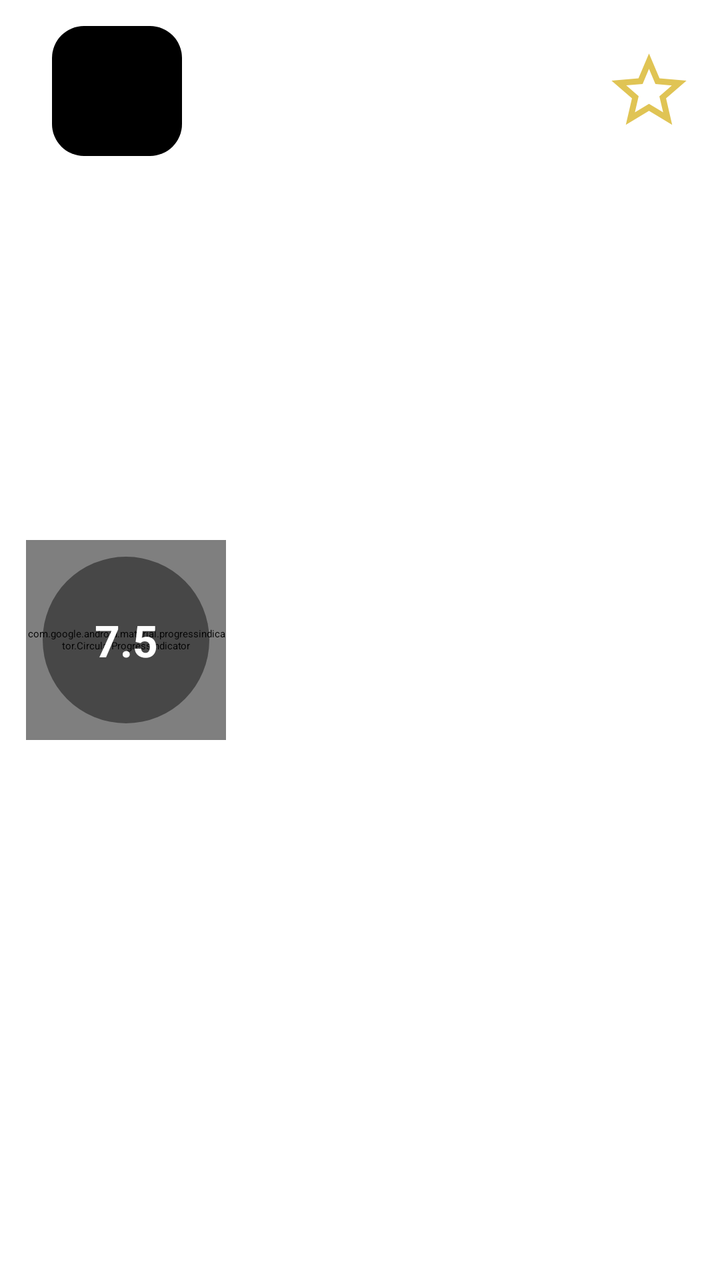
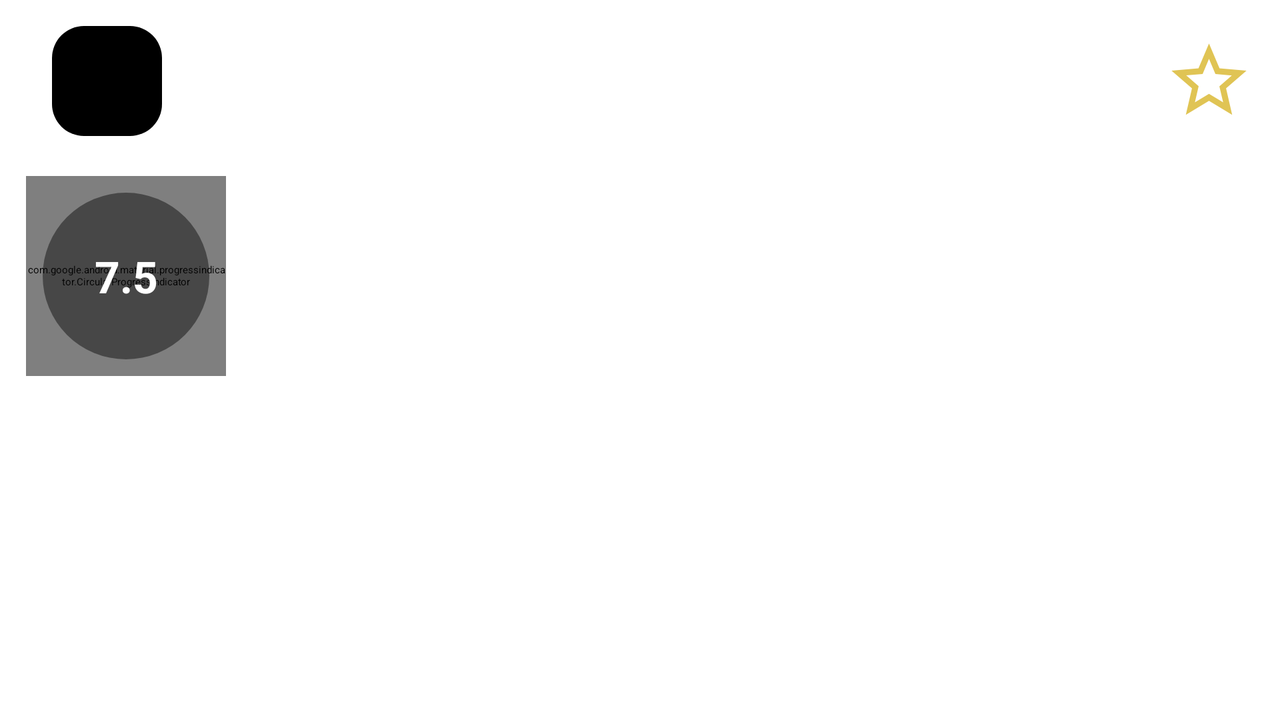

Two renders of one Android screen. The first uses the default layout on a phone; the second uses the alternative layout the repository ships for a different screen configuration, on a matching device. The two XML files are below.
<!-- AndroidManifest.xml: application theme MySplashScreen -->
<!-- res/layout/fragment_details.xml -->
<?xml version="1.0" encoding="utf-8"?>
<androidx.constraintlayout.widget.ConstraintLayout xmlns:android="http://schemas.android.com/apk/res/android"
    xmlns:app="http://schemas.android.com/apk/res-auto"
    xmlns:tools="http://schemas.android.com/tools"
    android:layout_width="match_parent"
    android:layout_height="match_parent"
    tools:context=".ui.details.DetailsFragment">

    <ImageButton
        android:elevation="4dp"
        android:importantForAccessibility="no"
        android:background="@drawable/background_button_back"
        android:id="@+id/back_btn"
        app:layout_constraintTop_toTopOf="parent"
        app:layout_constraintStart_toStartOf="@id/circle_bar"
        android:layout_width="65dp"
        android:src="@drawable/baseline_arrow_back_24"
        android:layout_height="65dp"
        android:layout_margin="@dimen/margin_init" />

    <ImageView

        android:id="@+id/star_btn"
        android:elevation="4dp"
        android:src="@drawable/baseline_star_border_24"
        android:layout_width="45dp"
        android:layout_height="45dp"
        app:layout_constraintTop_toTopOf="@id/back_btn"
        app:layout_constraintBottom_toBottomOf="@id/back_btn"
        app:layout_constraintEnd_toEndOf="parent"
        android:layout_marginEnd="@dimen/margin_init" />


    <ImageView
        android:id="@+id/movie_image"
        android:layout_width="match_parent"
        android:layout_height="match_parent"
        android:foreground="@drawable/gradient_background_details"
        android:scaleType="centerCrop"
        tools:layout_editor_absoluteX="-16dp"
        tools:layout_editor_absoluteY="0dp" />

    <com.google.android.material.progressindicator.CircularProgressIndicator
        android:layout_width="100dp"
        android:layout_height="100dp"
        app:layout_constraintTop_toTopOf="parent"
        app:layout_constraintBottom_toBottomOf="parent"
        app:layout_constraintStart_toStartOf="parent"
        app:layout_constraintEnd_toEndOf="parent"
        app:indicatorSize="75dp"
        android:id="@+id/load_bar"
        android:visibility="gone"/>

    <TextView
        android:layout_width="wrap_content"
        android:layout_height="wrap_content"
        app:layout_constraintTop_toTopOf="parent"
        app:layout_constraintBottom_toBottomOf="parent"
        android:visibility="gone"
        app:layout_constraintStart_toStartOf="parent"
        app:layout_constraintEnd_toEndOf="parent"
        android:id="@+id/error_text" />


    <com.google.android.material.progressindicator.CircularProgressIndicator
        app:indicatorSize="75dp"
        android:indeterminate="false"
        android:id="@+id/circle_bar"
        android:layout_width="100dp"
        android:foreground="@drawable/gradient_background_score"
        android:layout_height="100dp"
        android:layout_marginStart="@dimen/margin_init"
        app:layout_constraintStart_toStartOf="parent"
        app:layout_constraintTop_toTopOf="parent"
        app:layout_constraintBottom_toBottomOf="parent"/>

    <TextView
        android:id="@+id/score_movie"
        android:layout_width="wrap_content"
        android:layout_height="wrap_content"
        android:text="7.5"
        android:textColor="@color/white"
        android:textSize="22sp"
        android:textStyle="bold"
        app:layout_constraintBottom_toBottomOf="@id/circle_bar"
        app:layout_constraintEnd_toEndOf="@id/circle_bar"
        app:layout_constraintStart_toStartOf="@id/circle_bar"
        app:layout_constraintTop_toTopOf="@id/circle_bar" />

    <TextView
        android:id="@+id/user_score"
        android:layout_width="wrap_content"
        android:layout_height="wrap_content"
        android:layout_marginStart="8dp"
        android:layout_marginTop="8dp"
        android:layout_marginEnd="8dp"
        android:text="@string/user_n_score"
        android:textAlignment="center"
        android:textSize="25sp"
        android:textColor="@color/white"
        app:layout_constraintBottom_toBottomOf="@id/circle_bar"
        app:layout_constraintStart_toEndOf="@id/circle_bar"
        app:layout_constraintTop_toTopOf="@id/circle_bar" />

    <TextView
        android:textColor="@color/white"
        android:id="@+id/movie_title"
        android:layout_width="350dp"
        android:layout_height="wrap_content"
        android:layout_marginTop="@dimen/margin_init"
        android:textSize="33sp"
        app:layout_constraintStart_toStartOf="@id/circle_bar"
        app:layout_constraintTop_toBottomOf="@id/circle_bar" />

    <TextView
        android:id="@+id/release_date"
        android:layout_width="wrap_content"
        android:layout_height="wrap_content"
        android:textColor="@color/gray_light"
        android:textSize="22sp"
        app:layout_constraintStart_toStartOf="@id/movie_title"
        app:layout_constraintTop_toBottomOf="@id/movie_title" />

    <androidx.recyclerview.widget.RecyclerView
        android:id="@+id/rvGenreMovie"
        android:layout_width="350dp"
        app:layout_constraintStart_toStartOf="parent"
        android:layout_height="wrap_content"
        android:layout_margin="@dimen/margin_init"
        android:orientation="horizontal"
        app:layoutManager="androidx.recyclerview.widget.LinearLayoutManager"
        app:layout_constraintTop_toBottomOf="@id/release_date"
        tools:listitem="@layout/item_genre" />

    <ScrollView
        android:layout_width="match_parent"
        android:layout_height="0dp"
        android:orientation="vertical"
        android:layout_margin="@dimen/margin_init"
        app:layout_constraintTop_toBottomOf="@id/rvGenreMovie"
        app:layout_constraintBottom_toBottomOf="parent">

        <TextView
            android:id="@+id/movie_description"
            android:layout_width="match_parent"
            android:layout_height="wrap_content"
            android:layout_marginEnd="10dp"
            android:textColor="@color/gray_light"
            android:textSize="21sp"
            />
    </ScrollView>


</androidx.constraintlayout.widget.ConstraintLayout>
<!-- res/layout/item_genre.xml (included above) -->
<?xml version="1.0" encoding="utf-8"?>
<androidx.cardview.widget.CardView xmlns:android="http://schemas.android.com/apk/res/android"
    android:layout_width="wrap_content"
    android:layout_height="wrap_content"
    android:elevation="10dp"
    android:backgroundTint="@color/gray"
    android:foreground="@drawable/rounded_background"
    android:layout_marginEnd="@dimen/margin_init">

    <TextView
        android:textSize="13sp"
        android:textColor="@color/white"
        android:id="@+id/genre_text"
        android:layout_width="match_parent"
        android:layout_height="match_parent"
        android:text="@string/adventure"
        android:padding="3dp" />

</androidx.cardview.widget.CardView>
<!-- resources referenced by this layout -->
<resources>
  <color name="gray">#808080</color>
  <color name="gray_light">#E0E0E0</color>
  <color name="white">#FFFFFFFF</color>
  <dimen name="margin_init">13dp</dimen>
  <!-- drawable background_button_back (drawable) -->
  <shape xmlns:android="http://schemas.android.com/apk/res/android">
      <corners android:radius="16dp" /> 
      <solid android:color="@color/black"/> 
  </shape>
  <!-- drawable baseline_star_border_24 (drawable) -->
  <vector android:height="24dp" android:tint="#E0C454"
      android:viewportHeight="24" android:viewportWidth="24"
      android:width="24dp" xmlns:android="http://schemas.android.com/apk/res/android">
      <path android:fillColor="@android:color/white" android:pathData="M22,9.24l-7.19,-0.62L12,2 9.19,8.63 2,9.24l5.46,4.73L5.82,21 12,17.27 18.18,21l-1.63,-7.03L22,9.24zM12,15.4l-3.76,2.27 1,-4.28 -3.32,-2.88 4.38,-0.38L12,6.1l1.71,4.04 4.38,0.38 -3.32,2.88 1,4.28L12,15.4z"/>
  </vector>
  <!-- drawable gradient_background_details (drawable) -->
  <layer-list xmlns:android="http://schemas.android.com/apk/res/android">
      
      <item>
          <shape android:shape="rectangle">
              <gradient
                  android:angle="90"
                  android:endColor="#00000000"
                  android:centerColor="#B3000000"
                  android:startColor="#CC000000"
                  android:type="linear" />
          </shape>
      </item>
  </layer-list>
  <!-- drawable gradient_background_score (drawable) -->
  <layer-list xmlns:android="http://schemas.android.com/apk/res/android">
      
      <item>
          <shape android:shape="oval">
              <stroke android:color="#00000000" android:width="16.5dp" />
              <corners android:radius="15dp" />
              <gradient
                  android:angle="40"
                  android:startColor="#70000000"
                  android:centerColor="#70000000"
                  android:endColor="#70000000"
                  android:type="linear" />
          </shape>
      </item>
  </layer-list>
  <!-- drawable rounded_background (drawable) -->
  <shape xmlns:android="http://schemas.android.com/apk/res/android">
  
      <corners android:radius="10dp" /> 
  </shape>
  <string name="adventure">Adventure</string>
  <string name="user_n_score">User \n Score</string>
  <color name="black">#FF000000</color>
</resources>
<!-- res/layout-land/fragment_details.xml (the author's variant of the layout above) -->
<!-- drawn on the phone turned sideways -->
<?xml version="1.0" encoding="utf-8"?>
<androidx.constraintlayout.widget.ConstraintLayout xmlns:android="http://schemas.android.com/apk/res/android"
    xmlns:app="http://schemas.android.com/apk/res-auto"
    xmlns:tools="http://schemas.android.com/tools"
    android:layout_width="match_parent"
    android:layout_height="match_parent"
    tools:context=".ui.details.DetailsFragment">

    <ImageButton
        android:elevation="4dp"
        android:importantForAccessibility="no"
        android:background="@drawable/background_button_back"
        android:id="@+id/back_btn"
        app:layout_constraintTop_toTopOf="parent"
        app:layout_constraintStart_toStartOf="@id/circle_bar"
        android:layout_width="55dp"
        android:src="@drawable/baseline_arrow_back_24"
        android:layout_height="55dp"
        android:layout_margin="@dimen/margin_init" />

    <ImageView

        android:id="@+id/star_btn"
        android:elevation="4dp"
        android:src="@drawable/baseline_star_border_24"
        android:layout_width="45dp"
        android:layout_height="45dp"
        app:layout_constraintTop_toTopOf="@id/back_btn"
        app:layout_constraintBottom_toBottomOf="@id/back_btn"
        app:layout_constraintEnd_toEndOf="parent"
        android:layout_marginEnd="@dimen/margin_init" />


    <ImageView
        android:id="@+id/movie_image"
        android:layout_width="match_parent"
        android:layout_height="match_parent"
        android:foreground="@drawable/gradient_background_details"
        android:scaleType="centerCrop"
        tools:layout_editor_absoluteX="-16dp"
        tools:layout_editor_absoluteY="0dp" />

    <com.google.android.material.progressindicator.CircularProgressIndicator
        android:layout_width="100dp"
        android:layout_height="100dp"
        app:layout_constraintTop_toTopOf="parent"
        app:layout_constraintBottom_toBottomOf="parent"
        app:layout_constraintStart_toStartOf="parent"
        app:layout_constraintEnd_toEndOf="parent"
        app:indicatorSize="75dp"
        android:id="@+id/load_bar"
        android:visibility="gone"/>

    <TextView
        android:layout_width="wrap_content"
        android:layout_height="wrap_content"
        app:layout_constraintTop_toTopOf="parent"
        app:layout_constraintBottom_toBottomOf="parent"
        android:visibility="gone"
        app:layout_constraintStart_toStartOf="parent"
        app:layout_constraintEnd_toEndOf="parent"
        android:id="@+id/error_text" />


    <com.google.android.material.progressindicator.CircularProgressIndicator
        app:indicatorSize="75dp"
        android:indeterminate="false"
        android:id="@+id/circle_bar"
        android:layout_width="100dp"
        android:foreground="@drawable/gradient_background_score"
        android:layout_height="100dp"
        android:layout_marginStart="@dimen/margin_init"
        app:layout_constraintStart_toStartOf="parent"
        app:layout_constraintTop_toBottomOf="@id/back_btn"
        android:layout_marginTop="20dp"
        />

    <TextView
        android:id="@+id/score_movie"
        android:layout_width="wrap_content"
        android:layout_height="wrap_content"
        android:text="7.5"
        android:textColor="@color/white"
        android:textSize="22sp"
        android:textStyle="bold"
        app:layout_constraintBottom_toBottomOf="@id/circle_bar"
        app:layout_constraintEnd_toEndOf="@id/circle_bar"
        app:layout_constraintStart_toStartOf="@id/circle_bar"
        app:layout_constraintTop_toTopOf="@id/circle_bar" />

    <TextView
        android:id="@+id/user_score"
        android:layout_width="wrap_content"
        android:layout_height="wrap_content"
        android:layout_marginStart="8dp"
        android:layout_marginTop="8dp"
        android:layout_marginEnd="8dp"
        android:text="@string/user_n_score"
        android:textAlignment="center"
        android:textSize="22sp"
        android:textColor="@color/white"
        app:layout_constraintBottom_toBottomOf="@id/circle_bar"
        app:layout_constraintStart_toEndOf="@id/circle_bar"
        app:layout_constraintTop_toTopOf="@id/circle_bar" />

    <TextView
        android:textColor="@color/white"
        android:id="@+id/movie_title"
        android:layout_width="350dp"
        android:layout_height="wrap_content"
        android:layout_marginTop="@dimen/margin_init"
        android:textSize="23sp"
        app:layout_constraintStart_toStartOf="@id/circle_bar"
        app:layout_constraintTop_toBottomOf="@id/circle_bar" />

    <TextView
        android:id="@+id/release_date"
        android:layout_width="wrap_content"
        android:layout_height="wrap_content"
        android:textColor="@color/gray_light"
        android:textSize="20sp"
        app:layout_constraintStart_toStartOf="@id/movie_title"
        app:layout_constraintTop_toBottomOf="@id/movie_title" />

    <androidx.recyclerview.widget.RecyclerView
        android:id="@+id/rvGenreMovie"
        android:layout_width="350dp"
        android:layout_height="wrap_content"
        android:layout_marginStart="@dimen/margin_init"
        android:orientation="horizontal"
        android:layout_marginTop="6dp"
        app:layoutManager="androidx.recyclerview.widget.LinearLayoutManager"
        app:layout_constraintStart_toStartOf="parent"
        app:layout_goneMarginStart="10dp"
        app:layout_constraintTop_toBottomOf="@+id/release_date"
        tools:listitem="@layout/item_genre" />

    <ScrollView
        android:layout_width="350dp"
        android:layout_height="0dp"
        app:layout_constraintEnd_toEndOf="parent"
        android:orientation="vertical"
        android:layout_margin="@dimen/margin_init"
        app:layout_constraintTop_toTopOf="@id/circle_bar"
        app:layout_constraintBottom_toBottomOf="@id/rvGenreMovie">

        <TextView
            android:id="@+id/movie_description"
            android:layout_width="match_parent"
            android:layout_height="wrap_content"
            android:layout_marginEnd="10dp"
            android:textColor="@color/gray_light"
            android:textSize="21sp"
            />
    </ScrollView>


</androidx.constraintlayout.widget.ConstraintLayout>
